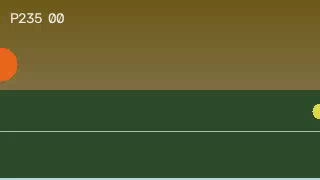
#> input picture frame 0 of tools/openfilm-timeline-parity/media/p235-timeline-video.mp4, 320 x 180 px
$ python generate-fixture-media.py
#> lines starting #> are read from the running program, lines starting #| are printed output that depends on the picture
"""Generate deterministic local video/audio sources for P235 dual-renderer captures."""

from __future__ import annotations

import math
import json
import subprocess
import tempfile
import wave
from pathlib import Path

import cv2
import imageio_ffmpeg
import numpy as np


ROOT = Path(__file__).resolve().parent
MEDIA = ROOT / "media"
MEDIA.mkdir(parents=True, exist_ok=True)


def video_frame(index: int, fps: int, width: int, height: int) -> np.ndarray:
    t = index / fps
    phase = (index * 7) % width
    frame = np.zeros((height, width, 3), dtype=np.uint8)
    for y in range(height):
        frame[y, :, 0] = np.clip(28 + y * 0.47 + 24 * math.sin(t * 0.7), 0, 255)
        frame[y, :, 1] = np.clip(68 + y * 0.23 + 24 * math.cos(t * 0.4), 0, 255)
        frame[y, :, 2] = np.clip(112 + y * 0.19, 0, 255)
    cv2.rectangle(frame, (0, height // 2), (width, height - 1), (44, 76, 46), -1)
    cv2.line(frame, (0, height - 1), (width - 1, height - 1), (214, 216, 180), 2)
    cv2.line(frame, (0, int(height * 0.73)), (width - 1, int(height * 0.73)), (190, 194, 166), 1)
    cv2.circle(frame, (phase, int(height * (0.36 + 0.04 * math.sin(t)))), 17, (28, 104, 236), -1)
    cv2.circle(frame, (width - phase, int(height * 0.62)), 8, (72, 221, 224), -1)
    cv2.putText(frame, f"P235  {int(t // 5):02d}", (10, 23), cv2.FONT_HERSHEY_SIMPLEX, 0.48, (240, 242, 244), 1, cv2.LINE_AA)
    return frame


def write_video() -> None:
    path = MEDIA / "p235-timeline-video.mp4"
    with tempfile.TemporaryDirectory(prefix="p235-video-") as temporary:
        source = Path(temporary) / "video-source.mp4"
        writer = cv2.VideoWriter(str(source), cv2.VideoWriter_fourcc(*"mp4v"), 15, (320, 180))
        if not writer.isOpened():
            raise RuntimeError("OpenCV could not open the MP4V writer")
        try:
            for index in range(21 * 15):
                writer.write(video_frame(index, 15, 320, 180))
        finally:
            writer.release()
        subprocess.run([
            imageio_ffmpeg.get_ffmpeg_exe(), "-hide_banner", "-loglevel", "error", "-y",
            "-i", str(source), "-i", str(MEDIA / "p235-timeline-audio.wav"),
            "-map", "0:v:0", "-map", "1:a:0", "-c:v", "libx264", "-preset", "ultrafast",
            "-crf", "28", "-pix_fmt", "yuv420p", "-c:a", "aac", "-b:a", "96k",
            "-shortest", "-movflags", "+faststart", str(path),
        ], check=True)
#> (this line was passed over: imageio_ffmpeg is not available in this run)

    capture = cv2.VideoCapture(str(path))
    try:
        for seconds in range(0, 21, 2):
            capture.set(cv2.CAP_PROP_POS_MSEC, seconds * 1000)
            ok, frame = capture.read()
            if not ok:
                raise RuntimeError(f"Could not extract the shared filmstrip frame at {seconds}s")
            cv2.imwrite(str(MEDIA / f"p235-frame-{seconds:02d}s.jpg"), frame, [cv2.IMWRITE_JPEG_QUALITY, 92])
#> this loop made 11 passes
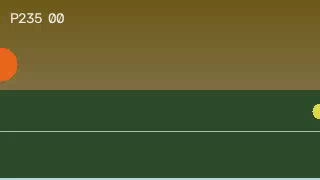
#> input picture frame 0 of tools/openfilm-timeline-parity/media/p235-timeline-video.mp4, 320 x 180 px
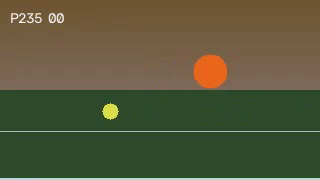
#> input picture frame 30 of tools/openfilm-timeline-parity/media/p235-timeline-video.mp4, 320 x 180 px
#> pass 3, in write_video, `ok, frame = capture.read()`:
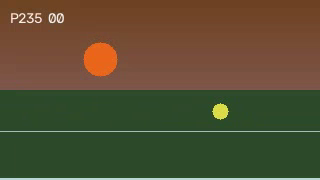
#> frame: shape (180, 320, 3); mean B, G, R 50.2, 78.1, 86
    finally:
        capture.release()


def write_audio() -> None:
    path = MEDIA / "p235-timeline-audio.wav"
    sample_rate = 48_000
    duration_seconds = 60
    frames = bytearray()
    for i in range(sample_rate * duration_seconds):
        t = i / sample_rate
        envelope = 0.16 + 0.66 * (0.5 + 0.5 * math.sin(2 * math.pi * t / 5.2))
        envelope *= 0.18 if int(t) % 11 in (7, 8) else 1.0
        sample = int(32767 * envelope * (0.65 * math.sin(2 * math.pi * 220 * t) + 0.35 * math.sin(2 * math.pi * 613 * t)))
        frames.extend(sample.to_bytes(2, "little", signed=True))
    with wave.open(str(path), "wb") as output:
        output.setnchannels(1)
        output.setsampwidth(2)
        output.setframerate(sample_rate)
        output.writeframes(frames)

    with wave.open(str(path), "rb") as source:
        samples = np.frombuffer(source.readframes(source.getnframes()), dtype="<i2").astype(np.float32) / 32768
    hop = sample_rate // 40
    peaks = [float(np.max(np.abs(samples[i : i + hop]))) for i in range(0, len(samples), hop)]
    waveform = MEDIA / "p235-timeline-audio-waveform.json"
    waveform.write_text(json.dumps({"duration": duration_seconds, "peaks": peaks}, separators=(",", ":")), encoding="utf-8")


if __name__ == "__main__":
    write_audio()
    write_video()
    for path in sorted(MEDIA.iterdir()):
        print(f"{path.name} {path.stat().st_size}")

$ run again, starting later in the video
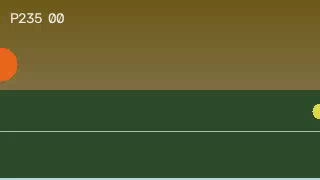
#> input picture frame 0 of tools/openfilm-timeline-parity/media/p235-timeline-video.mp4, 320 x 180 px
#> the loop in write_video, `for seconds in range(0, 21, 2):` made 11 passes
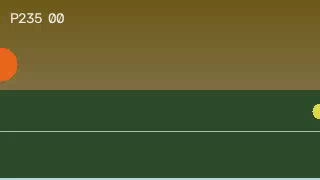
#> input picture frame 0 of tools/openfilm-timeline-parity/media/p235-timeline-video.mp4, 320 x 180 px
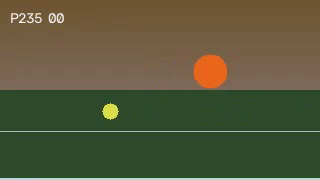
#> input picture frame 30 of tools/openfilm-timeline-parity/media/p235-timeline-video.mp4, 320 x 180 px

$ run again, starting later in the video
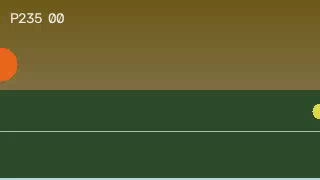
#> input picture frame 0 of tools/openfilm-timeline-parity/media/p235-timeline-video.mp4, 320 x 180 px
#> the loop in write_video, `for seconds in range(0, 21, 2):` made 11 passes
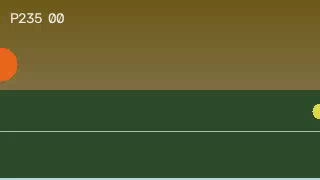
#> input picture frame 0 of tools/openfilm-timeline-parity/media/p235-timeline-video.mp4, 320 x 180 px
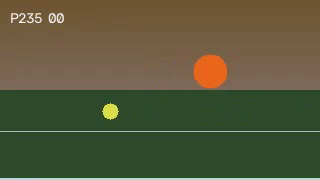
#> input picture frame 30 of tools/openfilm-timeline-parity/media/p235-timeline-video.mp4, 320 x 180 px
